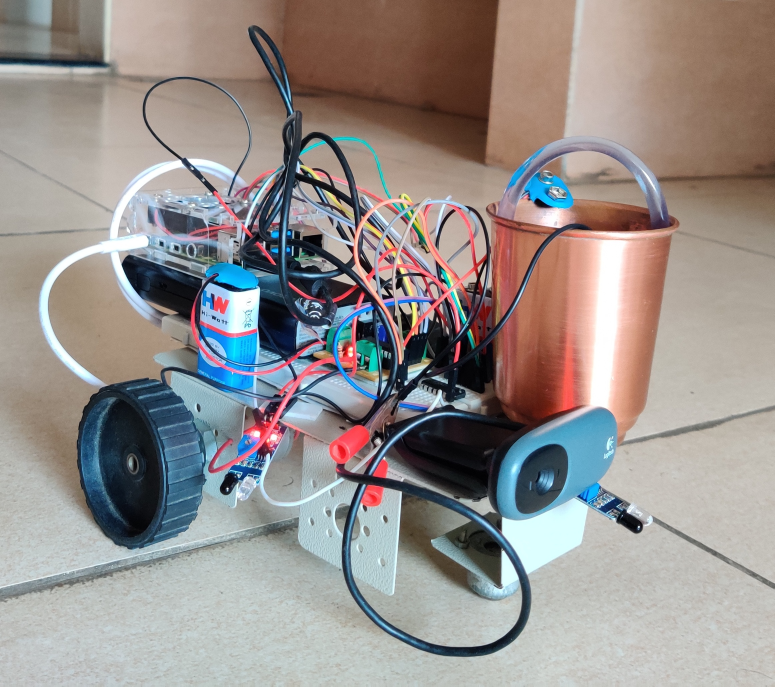
#> input picture media/robot.jpg, 2324 x 2059 px (shown at 1/3 size)
$ python -i tensorliteImp.py   (imports and definitions only)
#> lines starting #> are read from the running program, lines starting #| are printed output that depends on the picture; after the words box and inside, x2 and y2 are one past the last pixel; in counts of white or black regions, pixels touching at a corner belong together
#> further down, picture is the input picture: shape (2059, 2324, 3); mean B, G, R 140.8, 143.8, 150.3
import tflite_runtime.interpreter as tflite

import numpy as np
import cv2
import time


def maskfun(frame):
    blur = cv2.GaussianBlur(frame, (21, 21), 0)
    hsv = cv2.cvtColor(blur, cv2.COLOR_BGR2HSV)
#> hsv: shape (2059, 2324, 3); mean H, S, V 52.3, 57.6, 161.8

    # lower = [0,102,149]
    # lower1 = [0,0,231]

    # lower = [115,0,145]
    lower = [0,102,149]
    upper = [25,255, 255]
    lower = np.array(lower, dtype="uint8")
    upper = np.array(upper, dtype="uint8")
    mask = cv2.inRange(hsv, lower, upper)
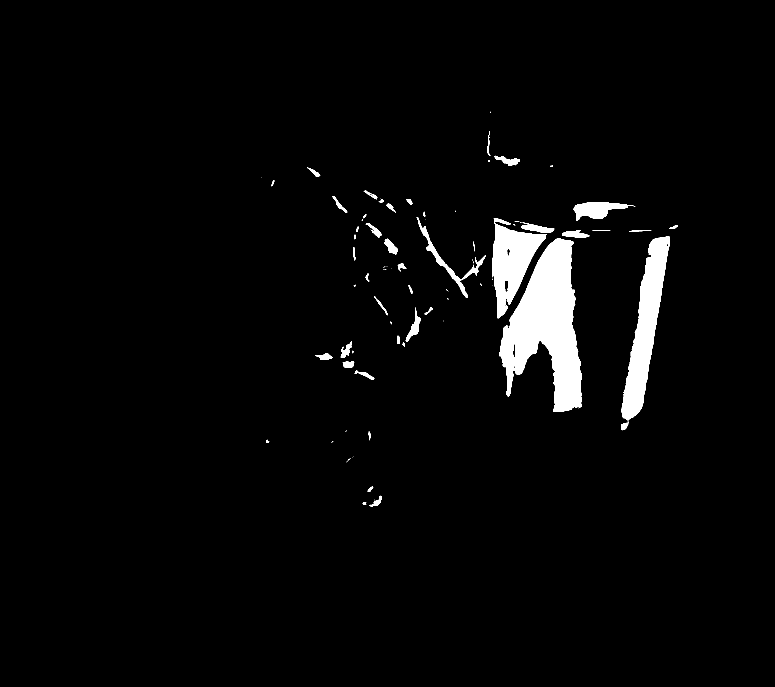
#> mask: shape (2059, 2324) (shown at 1/3 size); 3.1% white; 93 white regions (46 under 20 px)

    output1 = cv2.bitwise_and(frame, hsv, mask=mask)
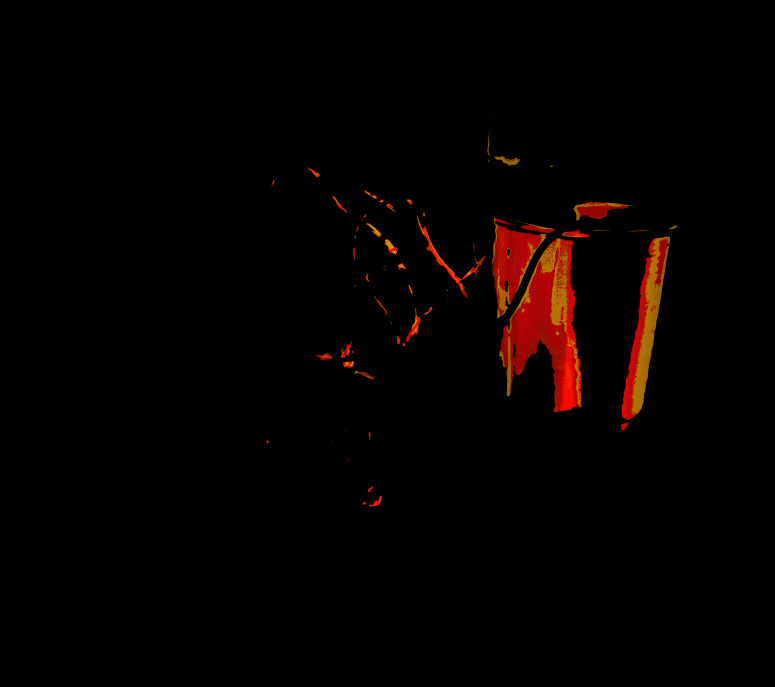
#> output1: shape (2059, 2324, 3) (shown at 1/3 size); mean B, G, R 0.1, 1.2, 5.4
    no_red = cv2.countNonZero(mask)
#> no_red = 147061
    countours,_ = cv2.findContours(mask,cv2.RETR_TREE,cv2.CHAIN_APPROX_NONE)
#> countours = 151 contours, 102 with area under 20; largest, box (x1, y1, x2, y2) and area: (1497, 715, 1746, 1236) 68640, (1864, 709, 2010, 1262) 31315, (1477, 654, 1641, 955) 23019, (1721, 606, 1906, 663) 4950, (1250, 651, 1457, 894) 3770
    cv2.drawContours(frame,countours,-1,(0,255,0),3)

    # cv2.imshow("frame",frame)
    cv2.imshow("output", output1)
    # cv2.imshow("mask",mask)


# loading the stored model from file
# Load TFLite model and allocate tensors.
# [1 line that did not run here, left out]
# [1 line not run here, left out]

# Get input and output tensors.
# [1 line that did not run here, left out]
# [1 line that did not run here, left out]


# [3 lines not run here, left out]

# [4 lines that did not run here, left out]


IMG_SIZE = 64
# IMG_SIZE = 224


#for i in range(2500):
#    cap.read()


# [43 lines not run here, left out]
end = time.time()

# [2 lines not run here, left out]

>>> import cv2
>>> picture = cv2.imread('../media/robot.jpg')
>>> result = maskfun(picture)
